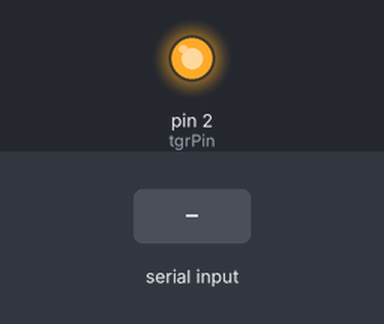
Bench run of a sketch on a simulated Arduino Uno, built with avr-gcc and run on an emulated ATmega328P. On the bench: output pins drawn as LEDs (lit = HIGH). The test bench sets the inputs (shaded band).

Above: at 1.2 s.
1.3 s: "1" received over Serial
Timing chart, 0 to 4.3 s (numbered marks = the images above; inputs shaded):
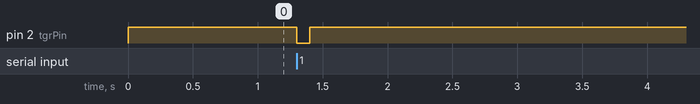

The sketch:

triggering.ino
```cpp
int tgrPin = 2;
int delayMS = 100;

void setup() {
  // put your setup code here, to run once:
  Serial.begin(115200);
  pinMode(tgrPin, OUTPUT);
  digitalWrite(tgrPin, HIGH);
}

void loop() {
  // put your main code here, to run repeatedly:
  while(1)
  {
    if(Serial.available() > 0)
    {
      if(Serial.read() == '1')
      {
        digitalWrite(tgrPin, LOW);
        delay(delayMS);
        digitalWrite(tgrPin, HIGH);
      }
    }
  }
}
```

Measured:
- after the input at 1.3 s, pin 2 (tgrPin): HIGH → LOW at once, → HIGH 0.10 s later
